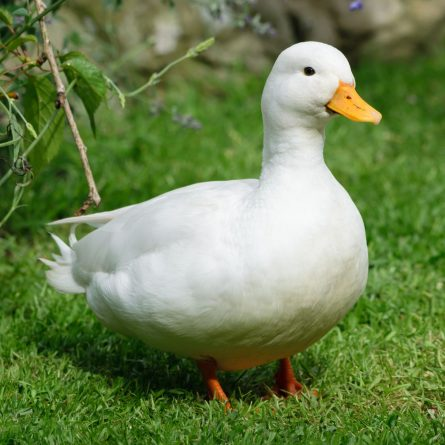
#> input picture Algo & AI & Data/python-for-data-science/python-1-array/ex05/animal.jpeg, 445 x 445 px
$ python tester.py
#> lines starting #> are read from the running program, lines starting #| are printed output that depends on the picture
### Algo & AI & Data/python-for-data-science/python-1-array/ex05/load_image.py
import cv2 as ocv


def ft_load(path: str) -> list:
    """Load an image from the specified file path and return it as a list.

    Args:
        path (str): The file path to the image.

    Returns:
        list: The loaded image as a list. \
If the path is not a string, returns None.
    """
#> called with path = 'animal.jpeg'
    if type(path) is not str:
        return None
    image = ocv.cvtColor(ocv.imread(path), ocv.COLOR_BGR2RGB)
    print(f"The shape of image is: {image.shape}")
#| The shape of image is: (445, 445, 3)
    return image

### Algo & AI & Data/python-for-data-science/python-1-array/ex05/pimp_image.py
import cv2 as ocv
from PIL import Image as img
import numpy as np


def ft_invert(array: list) -> list:
    """
    Inverts the colors of an image.

    Args:
        array (list): A 3D list representing the image in RGB format.

    Returns:
        list: A 3D list representing the image with \
inverted colors in BGR format.
    """
    original_image = img.fromarray(array)
    original_array = np.array(original_image)
    inverted_array = 255 - original_array
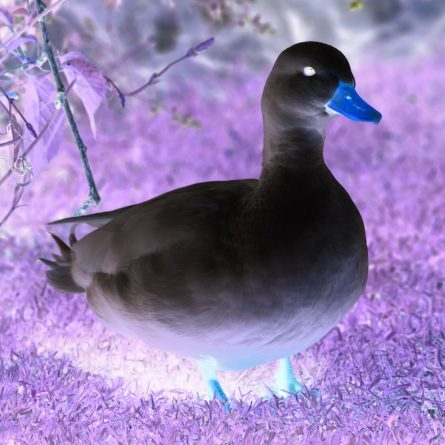
#> inverted_array: shape (445, 445, 3); mean R, G, B 146.3, 125.6, 175.4
    inverted_array = inverted_array * 1
    ocv.imshow('Invert', inverted_array)
    return inverted_array


def ft_red(array: list) -> list:
    """
    Applies a red filter to the image by zeroing out \
the green and blue channels.

    Args:
        array (list): A 3D list representing the image in RGB format.

    Returns:
        list: A 3D list representing the image with only the red channel.
    """
    original_image = img.fromarray(array)
    original_array = np.array(original_image)
    red_array = original_array.copy()
    red_array[:, :, 0] = 0
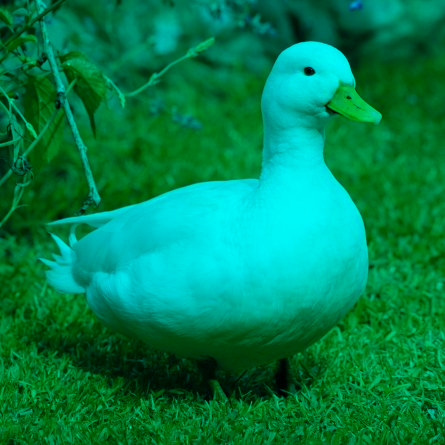
#> red_array: shape (445, 445, 3); mean R, G, B 0, 129.4, 79.6
    red_array[:, :, 1] = 0
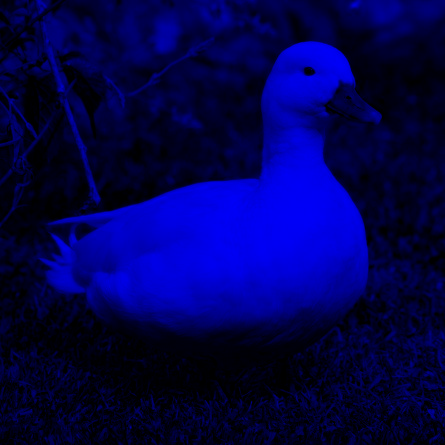
#> red_array: shape (445, 445, 3); mean R, G, B 0, 0, 79.6
    ocv.imshow('Red', red_array)
    return red_array


def ft_green(array: list) -> list:
    """
    Applies a green filter to the image by zeroing out \
the red and blue channels.

    Args:
        array (list): A 3D list representing the image in RGB format.

    Returns:
        list: A 3D list representing the image with only the green channel.
    """
    original_image = img.fromarray(array)
    original_array = np.array(original_image)
    green_array = original_array.copy()
    green_array[:, :, 0] = 0
    green_array[:, :, 2] = 0
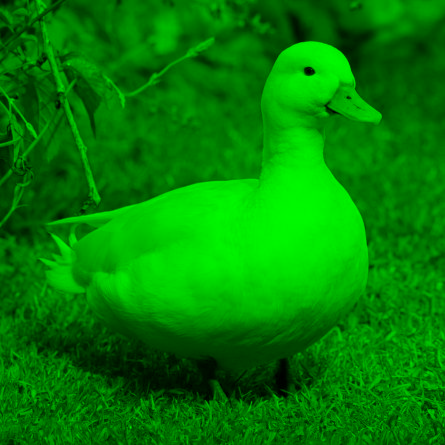
#> green_array: shape (445, 445, 3); mean R, G, B 0, 129.4, 0
    ocv.imshow('Green', green_array)
    return green_array


def ft_blue(array: list) -> list:
    """
    Applies a blue filter to the image by zeroing out \
the red and green channels.

    Args:
        array (list): A 3D list representing the image in RGB format.

    Returns:
        list: A 3D list representing the image with only the blue channel.
    """
    original_image = img.fromarray(array)
    original_array = np.array(original_image)
    blue_array = original_array.copy()
    blue_array[:, :, 1] = 0
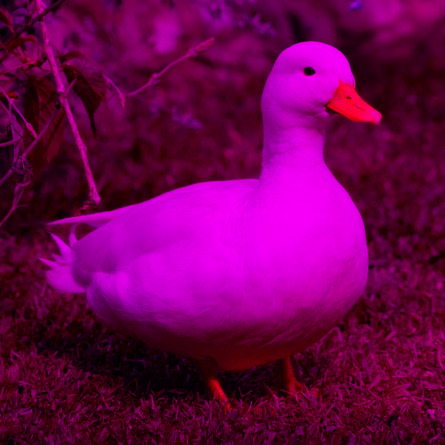
#> blue_array: shape (445, 445, 3); mean R, G, B 108.7, 0, 79.6
    blue_array[:, :, 2] = 0
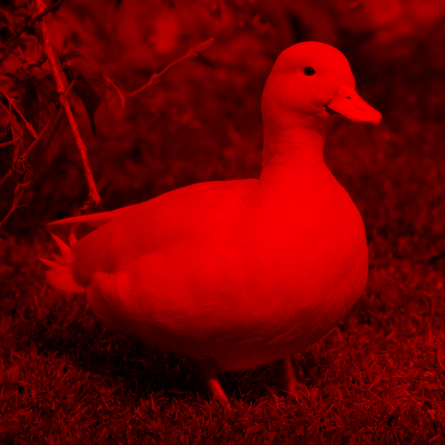
#> blue_array: shape (445, 445, 3); mean R, G, B 108.7, 0, 0
    ocv.imshow('Blue', blue_array)
    return blue_array


def ft_grey(array: list) -> list:
    """
    Converts the image to grayscale.

    Args:
        array (list): A 3D list representing the image in RGB format.

    Returns:
        list: A 2D list representing the grayscale image.
    """
    original_image = img.fromarray(array)
    original_array = np.array(original_image)
    grey_array = (original_array[:, :, 0] / 3 +
                  original_array[:, :, 1] / 3 +
                  original_array[:, :, 2] / 3).astype(np.uint8)
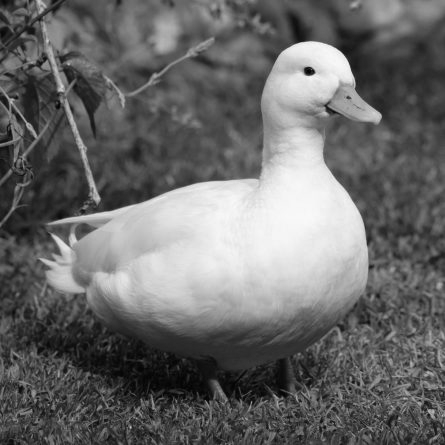
#> grey_array: shape (445, 445); min 1, max 253, mean 105.6
    ocv.imshow('Grey', grey_array)
    return grey_array

### Algo & AI & Data/python-for-data-science/python-1-array/ex05/tester.py
from load_image import ft_load
from pimp_image import ft_invert
from pimp_image import ft_red
from pimp_image import ft_green
from pimp_image import ft_blue
from pimp_image import ft_grey
import cv2 as ocv

array = ft_load("animal.jpeg")

ft_invert(array)
ft_red(array)
ft_green(array)
ft_blue(array)
ft_grey(array)

while True:
    if ocv.waitKey(1) & 0xFF == 27:
#> (key Esc is pressed here)
        break
    if ocv.getWindowProperty('Invert', ocv.WND_PROP_VISIBLE) < 1 and \
       ocv.getWindowProperty('Red', ocv.WND_PROP_VISIBLE) < 1 and \
       ocv.getWindowProperty('Green', ocv.WND_PROP_VISIBLE) < 1 and \
       ocv.getWindowProperty('Blue', ocv.WND_PROP_VISIBLE) < 1 and \
       ocv.getWindowProperty('Grey', ocv.WND_PROP_VISIBLE) < 1:
        break
ocv.destroyAllWindows()

print(ft_invert.__doc__)
